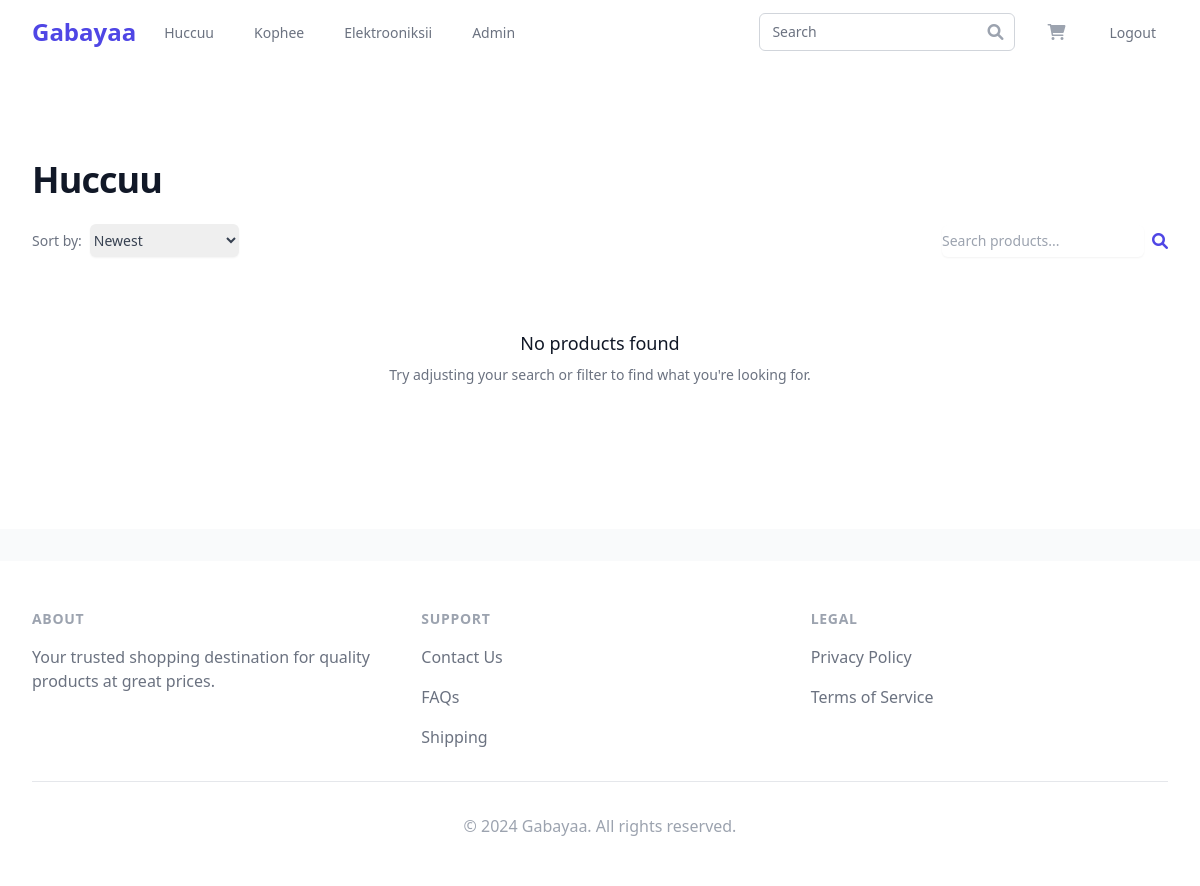
/huccuu (signed in), run on an earlier commit of the app's database.
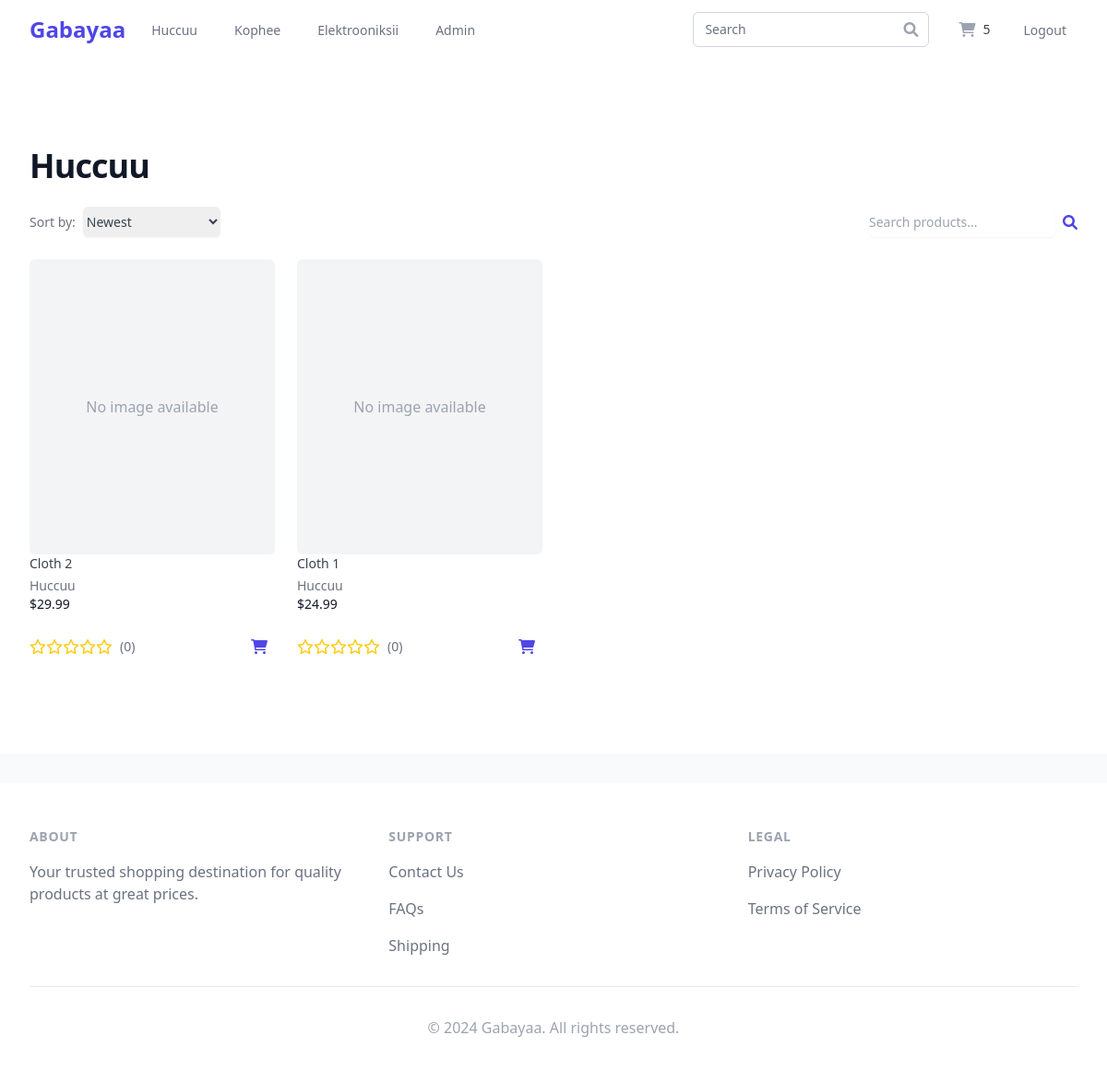
And on a later commit of the database.
### dukkaana/models.py (models this page shows, shortened)
class Cart(models.Model):
    id = models.UUIDField(primary_key=True, default=uuid.uuid4, editable=False)
    user = models.ForeignKey(
        Customer,
        on_delete=models.CASCADE,
        related_name='carts',
        verbose_name=_('user'),
        blank=True,
        null=True,
    )
    session_key = models.CharField(
        max_length=40, null=True, blank=True, db_index=True)
    created_at = models.DateTimeField(_('created at'), auto_now_add=True)
    updated_at = models.DateTimeField(_('updated at'), auto_now=True)
    total_items = models.PositiveIntegerField(_('total items'), default=0)
    transaction_fee = models.DecimalField(
        _('transaction fee'),
        max_digits=10,
        decimal_places=2,
        default=0.00
    )
    total_price = models.DecimalField(
        _('total price'),
        max_digits=10,
        decimal_places=2,
        default=0.00
    )
    promo_code = models.ForeignKey(
        'PromoCode',
        on_delete=models.SET_NULL,
        null=True,
        blank=True,
        related_name='carts',
        verbose_name=_('promo code')
    )
    class Meta:
        verbose_name = _('cart')
        verbose_name_plural = _('carts')
        ordering = ['-created_at']

class Product(models.Model):
    CATEGORY_CHOICES = (
        ('Huccuu', _('Huccuu')),
        ('Kophee', _('Kophee')),
        ('Electrooniksii', _('Electrooniksii')),
    )
    id = models.UUIDField(primary_key=True, default=uuid.uuid4, editable=False)
    category = models.CharField(
        _('category'),
        max_length=20,
        choices=CATEGORY_CHOICES,
        default='Huccuu'
    )
    name = models.CharField(_('name'), max_length=200, default='no name')
    slug = models.SlugField(_('slug'), max_length=200,
                            unique=True, default='no-name')
    price = models.DecimalField(
        _('price'),
        max_digits=10,
        decimal_places=2,
        validators=[MinValueValidator(Decimal('0.01'))],
        default=0.00
    )
    quantity = models.PositiveIntegerField(
        _('quantity'),
        default=1,
        validators=[MinValueValidator(1)]
    )
    description = models.TextField(_('description'), blank=True)
    features = models.TextField(_('features'), blank=True)
    specifications = models.JSONField(
        _('specifications'), default=dict, blank=True)
    is_active = models.BooleanField(_('active'), default=True)
    created_at = models.DateTimeField(_('created at'), auto_now_add=True)
    updated_at = models.DateTimeField(_('updated at'), auto_now=True)
    rating = models.DecimalField(
        _('rating'),
        max_digits=3,
        decimal_places=2,
        default=0.00,
        validators=[MinValueValidator(0), MaxValueValidator(5)]
    )
    review_count = models.PositiveIntegerField(_('review count'), default=0)
    class Meta:
        verbose_name = _('product')
        verbose_name_plural = _('products')
        ordering = ['-created_at']
        indexes = [
            models.Index(fields=['category']),
            models.Index(fields=['name']),
            models.Index(fields=['price']),
            models.Index(fields=['rating']),
        ]
    def get_first_image(self):
        return self.images.first() if self.images.exists() else None

### dukkaana/views/product_views.py (the view)
# urls.py: path('huccuu', product_views.cloths, name='cloths'),
def cloths(request):
    print("attempting to display cloths")
    return product_list(request, 'Huccuu')

### dukkaana/context_processors.py (called while the page is built, shortened)
def cart_context(request):
    cart = None
    cart_items = []
    total_items = 0
    total_price = 0
    if request.user.is_authenticated:
        try:
            cart = Cart.objects.get(user=request.user)
            cart_items = CartItem.objects.filter(
                cart=cart).select_related('product')
            total_items = sum(item.quantity for item in cart_items)
            total_price = cart.total_price
        except Cart.DoesNotExist:
            pass
    return {
        'cart': cart,
        'cart_items': cart_items,
        'total_items': total_items,
        'total_price': total_price,
    }

### gabayaa/dukkaana/templates/view/products.html (shortened to what this page needs)
{% extends 'base.html' %}
{% block content %}
<div class="bg-white">
  <div class="max-w-7xl mx-auto py-16 px-4 sm:py-24 sm:px-6 lg:px-8">
    <div class="max-w-2xl mx-auto lg:max-w-none">
      <h1 class="text-3xl font-extrabold tracking-tight text-gray-900 sm:text-4xl">{{ category }}</h1>
      <div class="mt-6 flex items-center justify-between">
        <div class="flex items-center">
          <form method="GET" action="" class="flex items-center">
            <label for="sort" class="mr-2 text-sm text-gray-500">Sort by:</label>
            <select id="sort" name="sort" onchange="this.form.submit()" class="rounded-md border-gray-300 py-1.5 text-base leading-5 font-medium text-gray-700 text-left shadow-sm focus:outline-none focus:ring-1 focus:ring-indigo-500 focus:border-indigo-500 sm:text-sm">
              <option value="-created_at" {% if sort_by == '-created_at' %}selected{% endif %}>Newest</option>
            </select>
          </form>
        </div>
        <form method="GET" action="" class="flex items-center">
          <input type="text" name="search" value="{{ search_query }}" placeholder="Search products..." class="rounded-md border-gray-300 py-1.5 text-base leading-5 font-medium text-gray-700 text-left shadow-sm focus:outline-none focus:ring-1 focus:ring-indigo-500 focus:border-indigo-500 sm:text-sm">
          <button type="submit" class="ml-2 text-indigo-600 hover:text-indigo-500">
            <i class="fas fa-search"></i>
          </button>
        </form>
      </div>
      <div class="mt-6 grid grid-cols-1 gap-y-10 gap-x-6 sm:grid-cols-2 lg:grid-cols-4 xl:gap-x-8">
        {% for product in products %}
        <div class="group relative">
          <a href="{% url 'product_info' product.category product.id %}">
            <div class="w-full min-h-80 bg-gray-200 aspect-w-1 aspect-h-1 rounded-md overflow-hidden group-hover:opacity-75 lg:h-80 lg:aspect-none">
              {% if product.get_first_image %}
              <img src="{{ product.get_first_image.image.url }}" alt="{{ product.name }}" class="w-full h-full object-center object-cover lg:w-full lg:h-full">
              {% else %}
              <div class="w-full h-full flex items-center justify-center bg-gray-100">
                <span class="text-gray-400">No image available</span>
              </div>
              {% endif %}
            </div>
            <h3 class="text-sm text-gray-700">{{ product.name }}</h3>
          </a>
          <p class="mt-1 text-sm text-gray-500">{{ product.category }}</p>
          <p class="text-sm font-medium text-gray-900">${{ product.price }}</p>
          <div class="mt-4 flex justify-between items-center">
            <div class="flex items-center">
              {% for i in "12345" %}
                {% if forloop.counter <= product.rating %}
                  <i class="fas fa-star text-yellow-400"></i>
                {% else %}
                  <i class="far fa-star text-yellow-400"></i>
                {% endif %}
              {% endfor %}
              <span class="ml-2 text-sm text-gray-500">({{ product.review_count }})</span>
            </div>
            <form method="POST" action="{% url 'add_to_cart' product.id %}" class="flex-shrink-0">
              <button type="submit" class="p-2 text-indigo-600 hover:text-indigo-500" title="Add to Cart">
                <i class="fas fa-shopping-cart"></i>
              </button>
            </form>
          </div>
        </div>
        {% empty %}
        <div class="col-span-full text-center py-12">
          <h3 class="text-lg font-medium text-gray-900">No products found</h3>
          <p class="mt-2 text-sm text-gray-500">Try adjusting your search or filter to find what you're looking for.</p>
        </div>
        {% endfor %}
      </div>
    </div>
  </div>
</div>
{% endblock %}

### gabayaa/dukkaana/templates/base.html (shortened to what the changed rows need)
<!DOCTYPE html>
<html lang="en">
  <head>
    <script src="https://cdn.tailwindcss.com"></script>
    <link
      rel="stylesheet"
      href="https://cdnjs.cloudflare.com/ajax/libs/font-awesome/6.0.0/css/all.min.css"
    />
  </head>
  <body class="bg-gray-50 min-h-screen flex flex-col">
    <nav class="bg-white shadow-lg">
      <div class="max-w-7xl mx-auto px-4 sm:px-6 lg:px-8">
        <div class="flex justify-between h-16">
          <div class="flex items-center">
            <div class="ml-4 flow-root lg:ml-6">
              <a
                href="{% url 'cart' %}"
                class="group -m-2 p-2 flex items-center"
              >
                <i
                  class="fas fa-shopping-cart text-gray-400 group-hover:text-gray-500"
                ></i>
                <span
                  class="ml-2 text-sm font-medium text-gray-700 group-hover:text-gray-800"
                  >{{ cart.total_items }}</span
                >
              </a>
            </div>
          </div>
        </div>
      </div>
    </nav>
    <main class="flex-grow">
       {% block content %}{% endblock %}
    </main>
  </body>
</html>

What changed in the data, as far as the page shows it:
added Cart: total_items "5"
added Product: shows "No image available", name "Cloth 2", category "Huccuu", price "29.99", rating 0 (drawn), review_count "0"
added Product: shows "No image available", name "Cloth 1", category "Huccuu", price "24.99", rating 0 (drawn), review_count "0"
Also different on the page:
text no longer shown: "No products found Try adjusting your search or filter to find what you're looking for."
